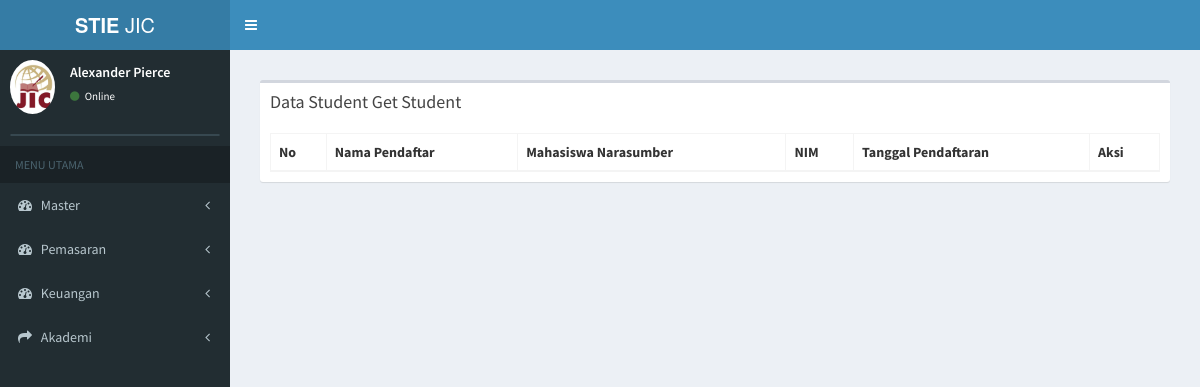
Page /index.php/tamu/data_sgs on the earlier database version.
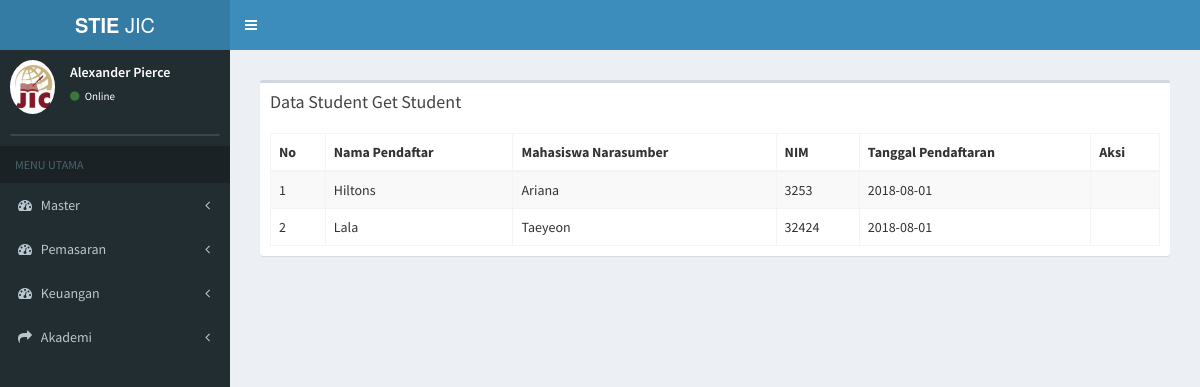
Same page on the later database version.
### tables this page shows
CREATE TABLE `tb_pendaftaran` (
  `id_pendaftaran` varchar(6) NOT NULL,
  `tanggal_pendaftaran` date NOT NULL,
  `nama_pendaftar` varchar(50) NOT NULL,
  `jk_pendaftar` varchar(20) NOT NULL,
  `id_sekolah` varchar(6) NOT NULL,
  `jurusan` varchar(20) NOT NULL,
  `alamat` varchar(100) NOT NULL,
  `email` varchar(30) NOT NULL,
  `no_telp` varchar(15) NOT NULL,
  `waktu` varchar(10) NOT NULL,
  `status_bayar` varchar(20) NOT NULL,
  `id_prodi` varchar(6) NOT NULL,
  `sumber` varchar(30) NOT NULL,
  `bukti_transfer` text NOT NULL,
  `id_du` varchar(6) NOT NULL,
  `f1` text NOT NULL,
  `f2` text NOT NULL,
  `f3` text NOT NULL,
  `notes` text NOT NULL,
  `tanggal_konfirmasi` date NOT NULL,
  `sgs` varchar(20) NOT NULL
);

CREATE TABLE `tb_mahasiswa` (
  `id_mahasiswa` varchar(7) NOT NULL,
  `nama_mahasiswa` varchar(100) NOT NULL,
  `nim` varchar(15) NOT NULL,
  `status_mahasiswa` varchar(20) NOT NULL,
  `id_prodi` varchar(7) NOT NULL,
  `id_konsentrasi` varchar(7) NOT NULL,
  `id_angkatan` varchar(7) NOT NULL,
  `id_hasil_tes` varchar(20) NOT NULL,
  `id_sekolah` varchar(10) NOT NULL,
  `id_waktu` int(11) NOT NULL
);

### application/controllers/tamu.php (called while the page is built, shortened)
<?php
class Tamu extends CI_Controller {
	public function __construct()
	{
		$this->load->model('tamu_model');
		$this->load->model('daftar_ulang_model');
		$this->load->model('mahasiswa_model');
	}
        public function data_sgs(){
				$data['edit'] = $this->tamu_model->data_sgs();
				$data['main_view'] = 'Tamu/sgs_view';
				$this->load->view('template', $data);
	}
}

### index.php (called while the page is built, shortened)
<?php
require_once BASEPATH.'core/CodeIgniter.php';

### application/models/tamu_model.php (called while the page is built, shortened)
<?php
class Tamu_model extends CI_Model {
  public function data_sgs(){
    $this->db->select('*');
     $this->db->from('tb_pendaftaran');
    $this->db->join('tb_mahasiswa','tb_mahasiswa.nim=tb_pendaftaran.sgs');
$this->db->where('sumber','student_get_student');
     $query = $this->db->get();
     return $query->result();
  }
}

### application/views/Tamu/sgs_view.php (the view, shortened to what this page needs)
<section class="content">
      <div class="row">
        <div class="col-xs-12">
          <div class="box">
            <div class="box-header">
              <h3 class="box-title">Data Student Get Student</h3>
            </div>
            <div class="box-body">
              <table id="example1" class="table table-bordered table-striped">
                <thead>
                <tr>
                  <th>No</th>
                  <th>Nama Pendaftar</th>
                  <th>Mahasiswa Narasumber</th>
                  <th>NIM</th>
                  <th>Tanggal Pendaftaran</th>
                  <th>Aksi</th>
                </tr>
                </thead>
                <tbody>
                <?php
                $no = 0;
                foreach ($edit as $data) {
                  if ($data->status_bayar == 'Aktif') {
                  echo '
                <tr>
                  <td>'.++$no.'</td>
                  <td>'.$data->nama_pendaftar.'
                  </td>
                  <td>'.$data->nama_mahasiswa.'</td>
                  <td>'.$data->nim.'</td>
                  <td>'.$data->tanggal_pendaftaran.'</td>
                  <td>
                  </td>
                </tr>
                ';
                }
              }
              ?>
                </tbody>
              </table>
            </div>
          </div>
        </div>
      </div>
    </section>

Differences in the rows shown:
added tb_pendaftaran: nama_pendaftar "Hiltons", tb_mahasiswa.nama_mahasiswa "Ariana", tb_mahasiswa.nim "3253", tanggal_pendaftaran "2018-08-01"
added tb_pendaftaran: nama_pendaftar "Lala", tb_mahasiswa.nama_mahasiswa "Taeyeon", tb_mahasiswa.nim "32424", tanggal_pendaftaran "2018-08-01"
